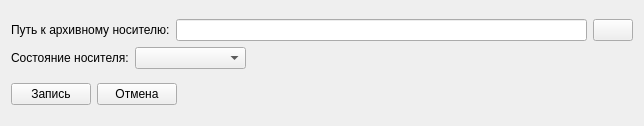
<?xml version="1.0" encoding="UTF-8"?>
<ui version="4.0">
 <class>FEditNos</class>
 <widget class="QWidget" name="FEditNos">
  <property name="windowModality">
   <enum>Qt::ApplicationModal</enum>
  </property>
  <property name="geometry">
   <rect>
    <x>0</x>
    <y>0</y>
    <width>621</width>
    <height>126</height>
   </rect>
  </property>
  <property name="windowTitle">
   <string>Редактирование архивного носителя</string>
  </property>
  <property name="windowIcon">
   <iconset resource="res.qrc">
    <normaloff>:/res/1/table_edit.png</normaloff>:/res/1/table_edit.png</iconset>
  </property>
  <layout class="QGridLayout" name="gridLayout">
   <item row="0" column="0">
    <layout class="QVBoxLayout" name="verticalLayout">
     <item>
      <layout class="QHBoxLayout" name="horizontalLayout">
       <item>
        <widget class="QLabel" name="label">
         <property name="text">
          <string>Путь к архивному носителю:</string>
         </property>
        </widget>
       </item>
       <item>
        <widget class="QLineEdit" name="lePath">
         <property name="minimumSize">
          <size>
           <width>411</width>
           <height>0</height>
          </size>
         </property>
        </widget>
       </item>
       <item>
        <widget class="QPushButton" name="btnPath">
         <property name="text">
          <string/>
         </property>
         <property name="icon">
          <iconset resource="res.qrc">
           <normaloff>:/res/1/folder.png</normaloff>:/res/1/folder.png</iconset>
         </property>
        </widget>
       </item>
      </layout>
     </item>
     <item>
      <layout class="QHBoxLayout" name="horizontalLayout_3">
       <item>
        <layout class="QHBoxLayout" name="horizontalLayout_2">
         <item>
          <widget class="QLabel" name="label_2">
           <property name="text">
            <string>Состояние носителя:</string>
           </property>
          </widget>
         </item>
         <item>
          <widget class="QComboBox" name="cbSost">
           <property name="minimumSize">
            <size>
             <width>111</width>
             <height>0</height>
            </size>
           </property>
           <property name="currentIndex">
            <number>-1</number>
           </property>
           <item>
            <property name="text">
             <string>активный</string>
            </property>
           </item>
           <item>
            <property name="text">
             <string>заблокирован</string>
            </property>
           </item>
          </widget>
         </item>
        </layout>
       </item>
       <item>
        <spacer name="horizontalSpacer">
         <property name="orientation">
          <enum>Qt::Horizontal</enum>
         </property>
         <property name="sizeHint" stdset="0">
          <size>
           <width>40</width>
           <height>20</height>
          </size>
         </property>
        </spacer>
       </item>
      </layout>
     </item>
    </layout>
   </item>
   <item row="1" column="0">
    <layout class="QHBoxLayout" name="horizontalLayout_5">
     <item>
      <layout class="QHBoxLayout" name="horizontalLayout_4">
       <item>
        <widget class="QPushButton" name="btnZap">
         <property name="text">
          <string>Запись</string>
         </property>
         <property name="icon">
          <iconset resource="res.qrc">
           <normaloff>:/res/Apply.png</normaloff>:/res/Apply.png</iconset>
         </property>
         <property name="iconSize">
          <size>
           <width>32</width>
           <height>32</height>
          </size>
         </property>
        </widget>
       </item>
       <item>
        <widget class="QPushButton" name="btnCancel">
         <property name="text">
          <string>Отмена</string>
         </property>
         <property name="icon">
          <iconset resource="res.qrc">
           <normaloff>:/res/Erase.png</normaloff>:/res/Erase.png</iconset>
         </property>
         <property name="iconSize">
          <size>
           <width>32</width>
           <height>32</height>
          </size>
         </property>
        </widget>
       </item>
      </layout>
     </item>
     <item>
      <spacer name="horizontalSpacer_2">
       <property name="orientation">
        <enum>Qt::Horizontal</enum>
       </property>
       <property name="sizeHint" stdset="0">
        <size>
         <width>40</width>
         <height>20</height>
        </size>
       </property>
      </spacer>
     </item>
    </layout>
   </item>
  </layout>
 </widget>
 <resources>
  <include location="res.qrc"/>
 </resources>
 <connections/>
</ui>
